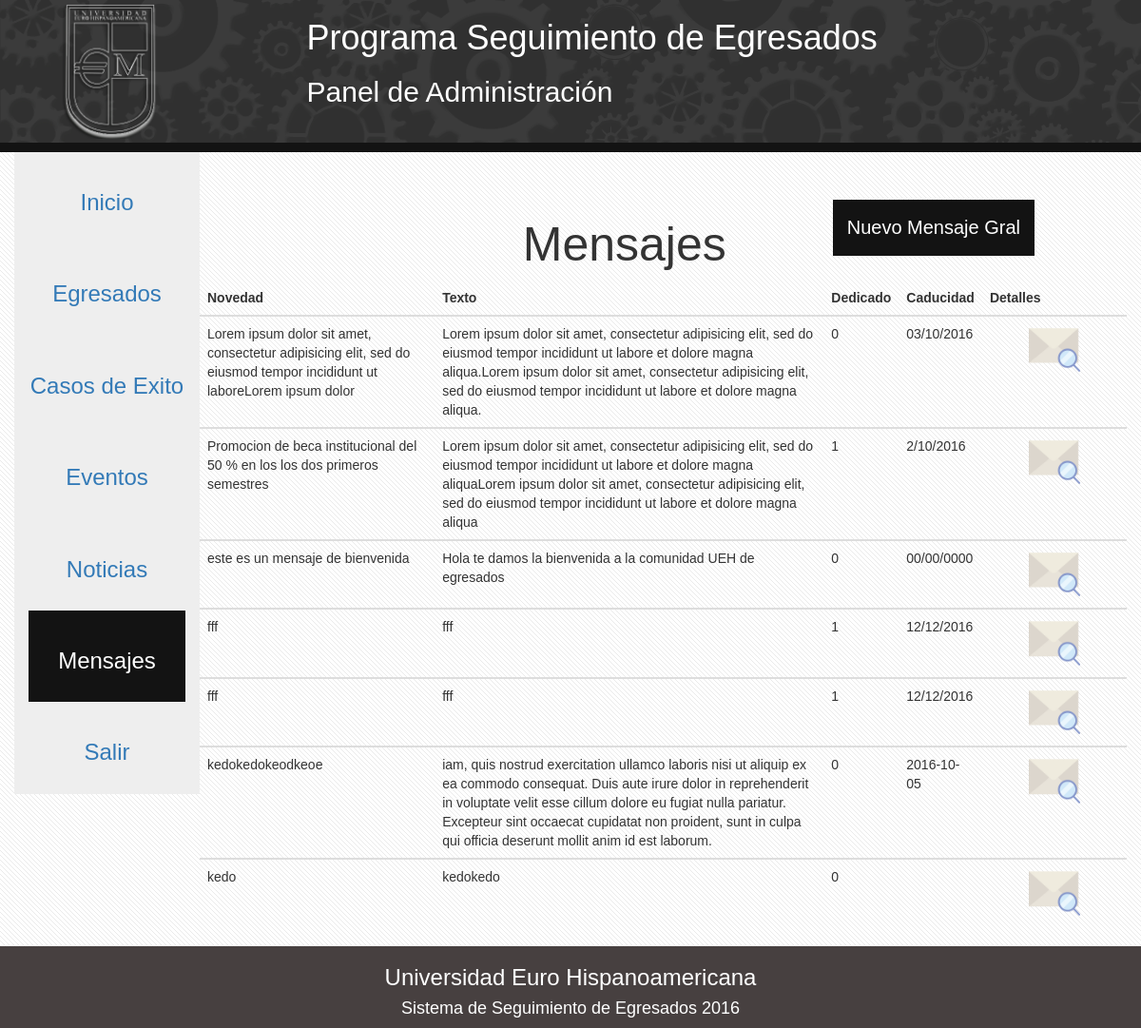
Page /admin/mensajes.php on the committed database.
### tables this page shows
CREATE TABLE `novedades` (
  `id_novedades` int(11) NOT NULL,
  `novedad` varchar(120) NOT NULL,
  `texto` text NOT NULL,
  `dedicado` int(11) NOT NULL,
  `duracion` varchar(10) NOT NULL
);

### admin/mensajes.php (the view, shortened to what this page needs)
<?php
include "cabecera.inc";
include "../config/config.inc";
$conexion = mysqli_connect($servidor, $usuario, $contrasena, $basededatos);
mysqli_set_charset($conexion, "utf8");
$peticion = "SELECT * FROM novedades";
$resultado = mysqli_query($conexion, $peticion);
?>
<a href="admin.php">
							<div class="opcion">
								<h3 class="text-center">Inicio</h3>
							</div>
						</a>
						<a href="egresados.php">
							<div class="opcion">
								<h3 class="text-center">Egresados</h3>
							</div>
						</a>
						<a href="casosdeexito.php">
							<div class="opcion">
								<h3 class="text-center">Casos de Exito</h3>
							</div>
						</a>
						<a href="eventos.php">
							<div class="opcion">
								<h3 class="text-center">Eventos</h3>
							</div>
						</a>
						<a href="noticias.php">
							<div class="opcion">
								<h3 class="text-center">Noticias</h3>
							</div>
						</a>
						<a href="mensajes.php">
							<div class="opcion active">
								<h3 class="text-center">Mensajes</h3>
							</div>
						</a>
						<a href="salir.php">
							<div class="opcion">
								<h3 class="text-center">Salir</h3>
							</div>
						</a>
					</div>
					<div id="contenedor-derecho" class="col-xs-10">
						<div class="row">
							<div class="col-xs-7">
								<h1 class="text-right">Mensajes</h1>
							</div>
							<div class="col-xs-5">
								<a href="nuevo-mensaje.php"><button id="nuevo-caso" class="center-block" type="button">Nuevo Mensaje Gral</button></a>
							</div>
								<table class="table table-hover">
								    <thead>
								      <tr>
								        <th>Novedad</th>
								        <th>Texto</th>
								 		<th>Dedicado</th>
								        <th>Caducidad</th>
								        <th>Detalles</th>
								      </tr>
								    </thead>
								    <?php
								    while($fila = mysqli_fetch_array($resultado)){
								    	echo"
								    <tbody>
								      <tr>
								        <td>".$fila['novedad']."</td>
								        <td>".$fila['texto']."</td>
								       	<td>".$fila['dedicado']."</td>
								        <td>".$fila['duracion']."</td>
								        <td><a href='detalle-mensaje.php?id=".$fila['id_novedades']."'><img class='center-block' src='../img/mail-5.png' width='40%'></a></td>
								      </tr>
								    </tbody>";
								    }
								    ?>
								  </table>
						</div>
					</div>
				</div>
			</div>
		</div>
<?php include "pie.inc"; ?>

### admin/admin.css (style rules this page uses)
body { font-family : "Trebuchet MS", Arial, Helvetica, sans-serif; background: #fff url(../img/overlay.png) repeat; }
#contenedor-izquierdo .opcion { padding-bottom: 20px; padding-top: 20px; margin-right: 0px; cursor: pointer; }
.active { background-color: #131313; color: #fff; }
#contenedor-derecho { padding-top: 50px; background: #fff url(../img/overlay.png) repeat; }
#contenedor-derecho h1 { font-size: 5rem; }
a:link { text-decoration: none; }

### admin/mensajes.php (style rules this page uses)
#nuevo-caso { border:none; color: #fff; background-color: #131313; padding: 15px; font-size: 2rem; }

### rows in the picture
novedades: novedad "Lorem ipsum dolor sit amet, consectetur adipisicing elit, sed do eiusmod tempor incididunt ut laboreLorem ipsum dolor", texto "Lorem ipsum dolor sit amet, consectetur adipisicing elit, sed do eiusmod tempor incididunt ut labore et dolore magna aliqua.Lorem ipsum dolor sit amet, consectetur adipisicing elit, sed do eiusmod tempor incididunt ut labore et dolore magna aliqua.", dedicado "0", duracion "03/10/2016"
novedades: novedad "Promocion de beca institucional del 50 % en los los dos primeros semestres", texto "Lorem ipsum dolor sit amet, consectetur adipisicing elit, sed do eiusmod tempor incididunt ut labore et dolore magna aliquaLorem ipsum dolor sit amet, consectetur adipisicing elit, sed do eiusmod tempor incididunt ut labore et dolore magna aliqua", dedicado "1", duracion "2/10/2016"
novedades: novedad "este es un mensaje de bienvenida", texto "Hola te damos la bienvenida a la comunidad UEH de egresados", dedicado "0", duracion "00/00/0000"
novedades: novedad "fff", texto "fff", dedicado "1", duracion "12/12/2016"
novedades: novedad "fff", texto "fff", dedicado "1", duracion "12/12/2016"
novedades: novedad "kedokedokeodkeoe", texto "iam, quis nostrud exercitation ullamco laboris nisi ut aliquip ex ea commodo consequat. Duis aute irure dolor in reprehenderit in voluptate velit esse cillum dolore eu fugiat nulla pariatur. Excepteur sint occaecat cupidatat non proident, sunt in culpa qui officia deserunt mollit anim id est laborum.", dedicado "0", duracion "2016-10-05"
novedades: novedad "kedo", texto "kedokedo", dedicado "0"
